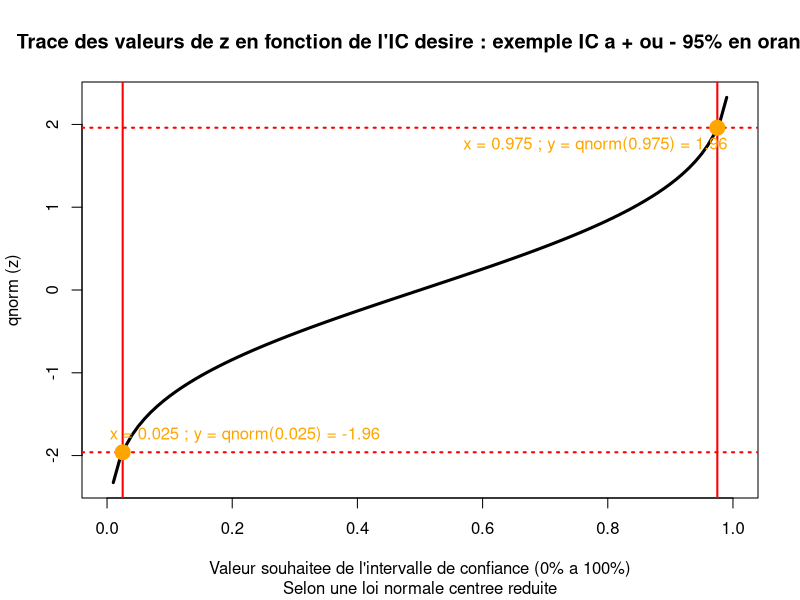
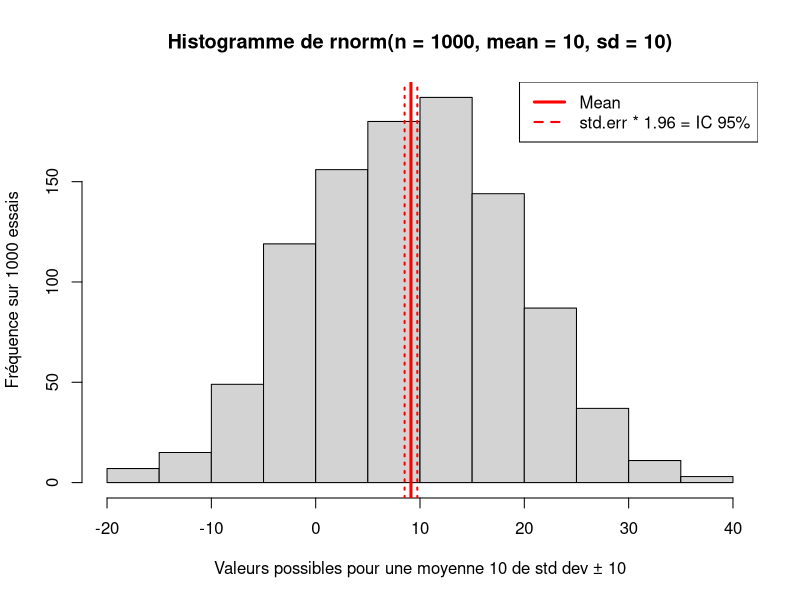

Write the R code that produced these figures, in order.
# By Ludovic G.

#===================================#
# Intervalles de confiance : calcul #
#===================================#

# Courbe
plot(qnorm, lwd =3, xlab = "Valeur souhaitee de l'intervalle de confiance (0% a 100%)", main = "Trace des valeurs de z en fonction de l'IC desire : exemple IC a + ou - 95% en orange", ylab = "qnorm (z)", sub = "Selon une loi normale centree reduite")

abline(v = 0.025,col = "red", lwd = 2)
abline(v = 0.975,col = "red", lwd = 2)

abline(h = qnorm(0.025),col = "red", lwd = 2, lty = 3)
abline(h = qnorm(0.975),col = "red", lwd = 2, lty = 3)

points(0.975,qnorm(0.975), pch = 19, col = "orange", cex = 2)
text(0.78,1.75, "x = 0.975 ; y = qnorm(0.975) = 1.96", col = "orange")

points(0.025,qnorm(0.025), pch = 19, col = "orange", cex = 2)
text(0.22,-1.75, "x = 0.025 ; y = qnorm(0.025) = -1.96", col = "orange")

# Histogramme
library(plotrix)

a = rnorm(1000,10,10)
hist(a, col = "lightgray", main = "Histogramme de rnorm(n = 1000, mean = 10, sd = 10)", xlab = "Valeurs possibles pour une moyenne 10 de std dev ± 10", ylab = "Fréquence sur 1000 essais")

abline(v = mean(a), col = "red", lwd = 3)
abline(v =  mean(a) - std.error(a) * 1.96, col = "red", lwd = 2, lty = 3)
abline(v =  mean(a) + std.error(a)* 1.96, col = "red", lwd = 2, lty = 3)

legend("topright", col = "red", lty = c(1,2),lwd = c(3,2), legend = c("Mean","std.err * 1.96 = IC 95%"))
